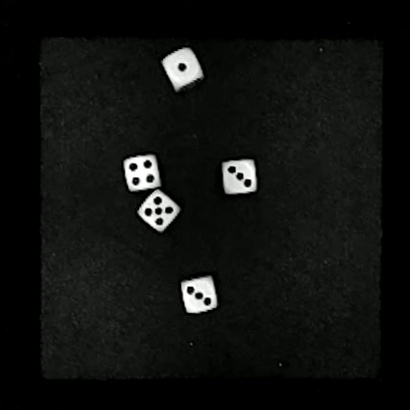
#> input picture assets/5d_1_4_3_5_3.jpg, 410 x 410 px
$ python process_image.py
#> lines starting #> are read from the running program, lines starting #| are printed output that depends on the picture
from PIL import Image
import numpy as np
import sys
import copy

MAX = 410
MAX_COL = 210
MAX_ROW = 210

def load_data_from_file(file_name):
    # Convert image to grayscale
#> called with file_name = '../assets/5d_1_4_3_5_3.jpg'
    img = Image.open( file_name ).convert('L')
    img.load()
    data = np.asarray( img, dtype = 'int32' ) #was int32

    return data


def create_hex_array(data):
    hex_array = []
    temp = []
    for pixel_value in data:
        hex_value = hex(pixel_value)[2:]
        hex_value = '0' + hex_value if len(hex_value) == 1 else hex_value

        if (len(temp) < 4):
            temp.append(hex_value)
        else:
            hex_array.append('0x' + ''.join(temp))
            temp = [ hex_value ]

    hex_array.append('0x' + ''.join(temp))

    return hex_array


def write_data_to_file(file_name, data):
    with open(file_name, 'w') as f:
        for row in data:
            f.write(row + '\n')

def data_analysis(data):
    temp = []
    row_data = []
    column_data = []
    number = 0
    row = 0
    row_num = 0
    for pixel_value in data:
        column = 0
        row_largest = 0
        for number in pixel_value:
            if (row_largest < number): row_largest = number
            if (row == 0): column_data.append(number)
            elif (column_data[column] < number): column_data[column] = number
            column += 1
        row_data.append(row_largest)
        row += 1
#> after the loop, column_data = 410 values, max 255 at index 127, min 0 at index 387, mean 94.56; row = 410; row_data = 410 values, max 255 at index 76, min 0 at index 384, mean 107.4

    row_data_sort = copy.deepcopy(row_data)
#> row_data_sort has the same summary as row_data
    row_data_sort.sort()
    #print(row_data)
    #print(row_data_sort)
    row = 0
    for pixel_value in data:
        if (row_data[row] > row_data_sort[MAX - MAX_ROW]):
            row_num += 1
            temp.append(pixel_value)
        row += 1
#> after the loop, row = 410; row_num = 200; temp = 200 items

    temp = column_remove(temp, column_data, row_num)
    return temp

def column_remove(data, column_data, row_num):
#> called with row_num = 200
    temp = []
    row_data = []
    row = 0
    column_data_sort = copy.deepcopy(column_data)
#> column_data_sort has the same summary as column_data in data_analysis
    column_data_sort.sort()
    for pixel_value in data:
        column = 0
        col_num = 0
        for number in pixel_value:
            if (column_data[column] > column_data_sort[MAX - MAX_COL]):
                row_data.append(number)
                col_num += 1
            column += 1
        # column padding
        for x in range (col_num, MAX_COL):
            row_data.append(0)
        temp.append(row_data)
        row_data = []
#> after the loop, temp = 200 items
    #row padding
    row = []
    for x in range(0, MAX_COL):
        row.append(0)
    for x in range(row_num, MAX_ROW):
        temp.append(row)
#> after the loop, temp = 210 items
    return np.asarray(temp, dtype = 'int32') #may need to change to uint32?
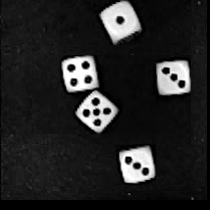
#> returned value: shape (210, 210) int32; min 0, max 255, mean 36.9

def create_image(image_array, file_name):
#> called with file_name = 'After.png'
    image = Image.fromarray(image_array, mode="L")
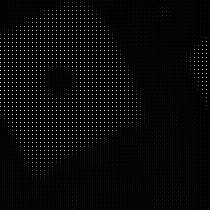
#> image: PIL image 210x210 L; min 0, max 255, mean 8.7
    image.save(file_name)

def main():
    # Retrieve optional arguments
    num_arguments = len(sys.argv)
    input_file_name = sys.argv[1] if (num_arguments >= 2) else '../assets/5d_1_4_3_5_3.jpg'
    output_file_name = sys.argv[2] if (num_arguments >= 3) else 'output_formatted.txt'

    # Load input data
    data = load_data_from_file(input_file_name)
    data_check = data_analysis(data)

    #compare the photos to each other (comment out later)
    c_array = np.asarray(data_check)
    c_array_1 = np.asarray(data)
    create_image(c_array, 'After.png')
    create_image(c_array_1, 'Before.png')
#> call 2 of create_image, with file_name = 'Before.png'
#> in create_image (call 2), `image = Image.fromarray(image_array, mode="L")`:
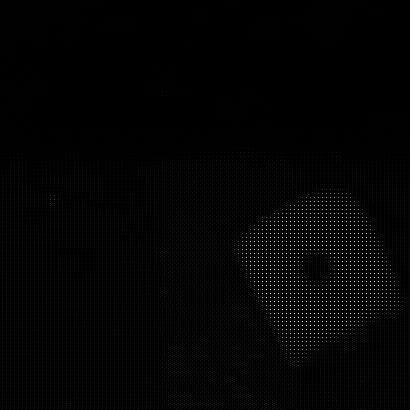
#> image: PIL image 410x410 L; min 0, max 255, mean 3.4


    # Obtain the initial dimensions
    rows = data_check.shape[0]
#> rows = 210
    columns = data_check.shape[1]
#> columns = 210
    # Convert 2D array to 1D
    data_check = data_check.flatten()

    # Create an array of hex values
    hex_array = create_hex_array(data_check)
#> the loop in create_hex_array, `for pixel_value in data:` made 44100 passes
#> (pixel_value, hex_value, temp) on passes 5, 9, 13, 17, 21, 25, 29, 33, 37, 41, 45, 49: (21, '15', ['15']), (24, '18', ['18']), (19, '13', ['13']), (21, '15', ['15']), (22, '16', ['16']), (19, '13', ['13']), (24, '18', ['18']), (18, '12', ['12']), (17, '11', ['11']), (19, '13', ['13']), (19, '13', ['13']), (15, '0f', ['0f'])
#> temp on passes 61, 65, 69, 73, 77, 81: ['0f'], ['0e'], ['0b'], ['0e'], ['0e'], ['0d']
#> after the loop in create_hex_array, `for pixel_value in data:`: hex_array = 11024 items, first 6: '0x06101213', '0x15151518', '0x18151212', '0x13141312', '0x15151516', '0x16161413'
#> hex_array = 11025 items, first 6: '0x06101213', '0x15151518', '0x18151212', '0x13141312', '0x15151516', '0x16161413'

    # Write the output data to a file
    hex_array = ['{}, {}'.format(rows, columns)] + hex_array
#> hex_array = 11026 items, first 6: '210, 210', '0x06101213', '0x15151518', '0x18151212', '0x13141312', '0x15151516'
    write_data_to_file(output_file_name, hex_array)
#> the loop in write_data_to_file, `for row in data:` made 11026 passes
#> row on passes 1 to 3: '210, 210', '0x06101213', '0x15151518'


if __name__ == '__main__':
    main()
